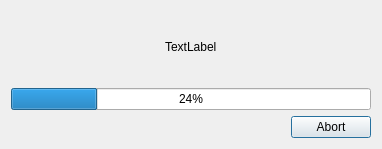
<?xml version="1.0" encoding="UTF-8"?>
<ui version="4.0">
 <class>QSwiftProgressDialog</class>
 <widget class="QDialog" name="QSwiftProgressDialog">
  <property name="geometry">
   <rect>
    <x>0</x>
    <y>0</y>
    <width>382</width>
    <height>149</height>
   </rect>
  </property>
  <property name="windowTitle">
   <string>Dialog</string>
  </property>
  <layout class="QVBoxLayout" name="verticalLayout">
   <item>
    <widget class="QWidget" name="widget_2" native="true">
     <layout class="QVBoxLayout" name="verticalLayout_2">
      <property name="margin">
       <number>0</number>
      </property>
      <item>
       <widget class="QWidget" name="widget" native="true">
        <layout class="QHBoxLayout" name="horizontalLayout">
         <property name="margin">
          <number>0</number>
         </property>
         <item>
          <spacer name="horizontalSpacer">
           <property name="orientation">
            <enum>Qt::Horizontal</enum>
           </property>
           <property name="sizeHint" stdset="0">
            <size>
             <width>40</width>
             <height>20</height>
            </size>
           </property>
          </spacer>
         </item>
         <item>
          <widget class="QLabel" name="label">
           <property name="text">
            <string>TextLabel</string>
           </property>
           <property name="alignment">
            <set>Qt::AlignJustify|Qt::AlignVCenter</set>
           </property>
          </widget>
         </item>
         <item>
          <spacer name="horizontalSpacer_2">
           <property name="orientation">
            <enum>Qt::Horizontal</enum>
           </property>
           <property name="sizeHint" stdset="0">
            <size>
             <width>40</width>
             <height>20</height>
            </size>
           </property>
          </spacer>
         </item>
        </layout>
       </widget>
      </item>
      <item>
       <widget class="QProgressBar" name="progressBar">
        <property name="value">
         <number>24</number>
        </property>
       </widget>
      </item>
      <item>
       <widget class="QDialogButtonBox" name="buttonBox">
        <property name="orientation">
         <enum>Qt::Horizontal</enum>
        </property>
        <property name="standardButtons">
         <set>QDialogButtonBox::Abort</set>
        </property>
       </widget>
      </item>
     </layout>
    </widget>
   </item>
  </layout>
 </widget>
 <resources/>
 <connections>
  <connection>
   <sender>buttonBox</sender>
   <signal>accepted()</signal>
   <receiver>QSwiftProgressDialog</receiver>
   <slot>accept()</slot>
   <hints>
    <hint type="sourcelabel">
     <x>248</x>
     <y>254</y>
    </hint>
    <hint type="destinationlabel">
     <x>157</x>
     <y>274</y>
    </hint>
   </hints>
  </connection>
  <connection>
   <sender>buttonBox</sender>
   <signal>rejected()</signal>
   <receiver>QSwiftProgressDialog</receiver>
   <slot>reject()</slot>
   <hints>
    <hint type="sourcelabel">
     <x>316</x>
     <y>260</y>
    </hint>
    <hint type="destinationlabel">
     <x>286</x>
     <y>274</y>
    </hint>
   </hints>
  </connection>
 </connections>
</ui>
